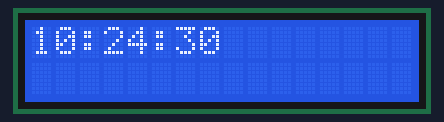
Recording of a sketch running on a simulated Arduino Uno, built with avr-gcc and run on an emulated ATmega328P. Shown: 16×2 character LCD. The local clock reads 2024-03-15 10:24:30 at power-on unless the sketch sets it.

Above: at 0.1 s.
At 4.1 s:
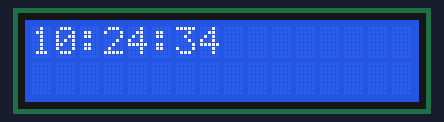
At 9.1 s:
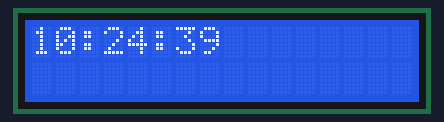
At 19.1 s:
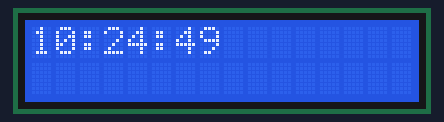
At 29.1 s:
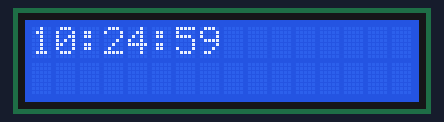
At 39.1 s:
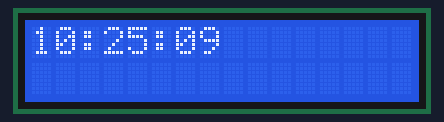

Measured:
- what the display in image 1 shows lasts 1.0 s, from 4.0 s to 5.0 s

The sketch:

rtc_test.ino
```cpp
#include <LiquidCrystal.h>
#include <Wire.h>
#include <RTC.h>

#define RS 2
#define EN 3

static DS3231 RTC;
LiquidCrystal lcd(RS, EN, 4, 5, 6, 7);

//#define day   RTC.getDay()
//#define month RTC.getMonth()
//#define year  RTC.getYear()
uint8_t day;
uint8_t month;
uint8_t year;
uint8_t hours;
uint8_t mins;
uint8_t secs;

struct StoreData_s{
   float temp;
   uint8_t dayx;
   uint8_t monthx;
   uint8_t yearx;
   uint8_t hoursx;
   uint8_t minsx;
   uint8_t secsx;
   uint8_t distancex;
};
int currentAddress = 0;
StoreData_s StoreData = {0.1,0,0,0,0,0,0,0}; //initializing send struct

void setup()
{
  lcd.begin(16,2);
  RTC.begin();
}

void loop()
{
  getTime(0, 0);
}

void getTime(char x, char y){
  uint8_t hours = RTC.getHours();
  uint8_t mins  = RTC.getMinutes();
  uint8_t secs  = RTC.getSeconds();
  //Print hours
  if(hours < 10){
    lcd.setCursor(x,y);
    lcd.print("0");
    lcd.print(hours);
  }
  else{
    lcd.setCursor(x,y);
    lcd.print(hours);
  }
  lcd.setCursor(x+2,y);
  lcd.print(":");

  //Print minutes
  if(mins < 10){
    lcd.setCursor(x+3,y);
    lcd.print("0");
    lcd.print(mins);
  }
  else{
    lcd.setCursor(x+3,y);
    lcd.print(mins);
  }
  lcd.setCursor(x+5,y);
  lcd.print(":");

  //Print seconds
  if(secs < 10){
    lcd.setCursor(x+6,y);
    lcd.print("0");
    lcd.print(secs);
  }
  else{
    lcd.setCursor(x+6,y);
    lcd.print(secs);
  }
  lcd.setCursor(x+8,y);
  lcd.print(" ");
}
```
